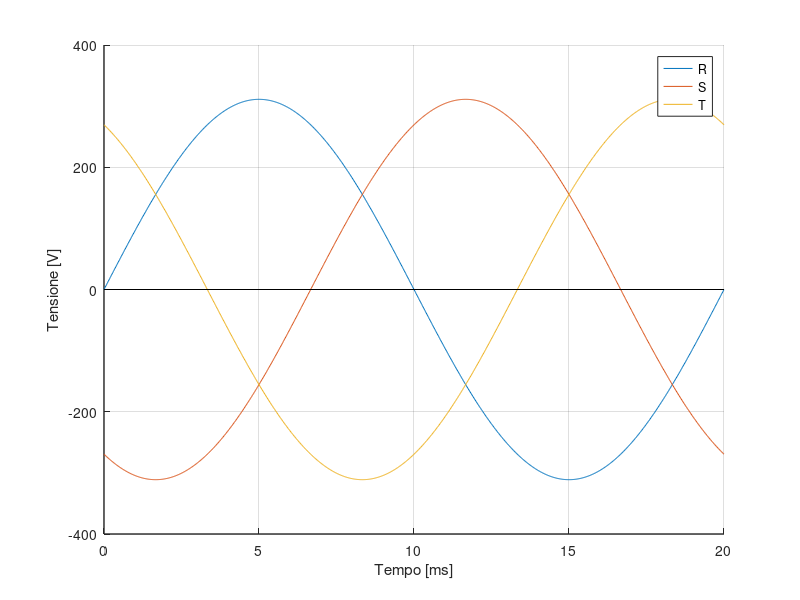

Write MATLAB code to recreate this figure. (Note: this script raises an error after producing the figure.)
%%Programma utile al plot di una terna sinusoidale di tensioni
%
clear; close all; clc; %precaricamento programma
%PARAMETRI RETE
periodi = 1; %Definisci il numero di periodi da rappresentare
f = 50;  %Frequenza di rete
Vrms = 220; %Valore efficace tensione stellata

%PARAMETRI TRASFORMATORE
V1n = 400; %Tensioni nominali primario e secondario
V2n = 42;
N = V2n/V1n; %Rapporto di trasformazione definito al contrario per comodità

%PARAMETRI PLOT
plot_width = 2;

%CALCOLO
t = linspace(0,periodi/f,1000);
omega = 2*pi*f;
Vp = sqrt(2)*Vrms;
V1 = Vp*sin(omega*t);
V2 = Vp*sin(omega*t-2*pi/3);
V3 = Vp*sin(omega*t-4*pi/3);
figure();
hold on; grid on;
set(gca,'LineWidth',plot_width-1);
x = t*1000; %Ai fini della rappresentazione dei tempi
q = plot(x,V1,x,V2,x,V3);
plot([0 x(end)],[0 0],'Color','k');
legend('R','S','T');
ylabel('Tensione [V]');
xlabel('Tempo [ms]');

for n = 1:3
q(n).LineWidth = plot_width;
end
%xlim([0 x(end)]);
%% Part 2
%close all;
figure(2); %Plot concatenate raddrizzate in uscita dal trasformatore
hold on; grid on;
set(gca,'LineWidth',plot_width-1);
V12 = N*(V1-V2);
V13 = N*(V1-V3);
V23 = N*(V2-V3);

V21 = N*(V2-V1);
V31 = N*(V3-V1);
V32 = N*(V3-V2);
%x = x*omega/1000/pi;

p = plot(x,V12,x,V13,x,V23,x,V21,x,V31,x,V32);
%ylim([49 57]);
ylabel('Tensione [V]');
xlabel('Tempo [ms]');
plot([0 x(end)],[0 0],'Color','k');
legend('V_{12}','V_{13}','V_{23}','V_{21}','V_{31}','V_{32}');

%Costrutto per modificare lo spessore delle linee
for n = 1:6
p(n).LineWidth = plot_width;
end